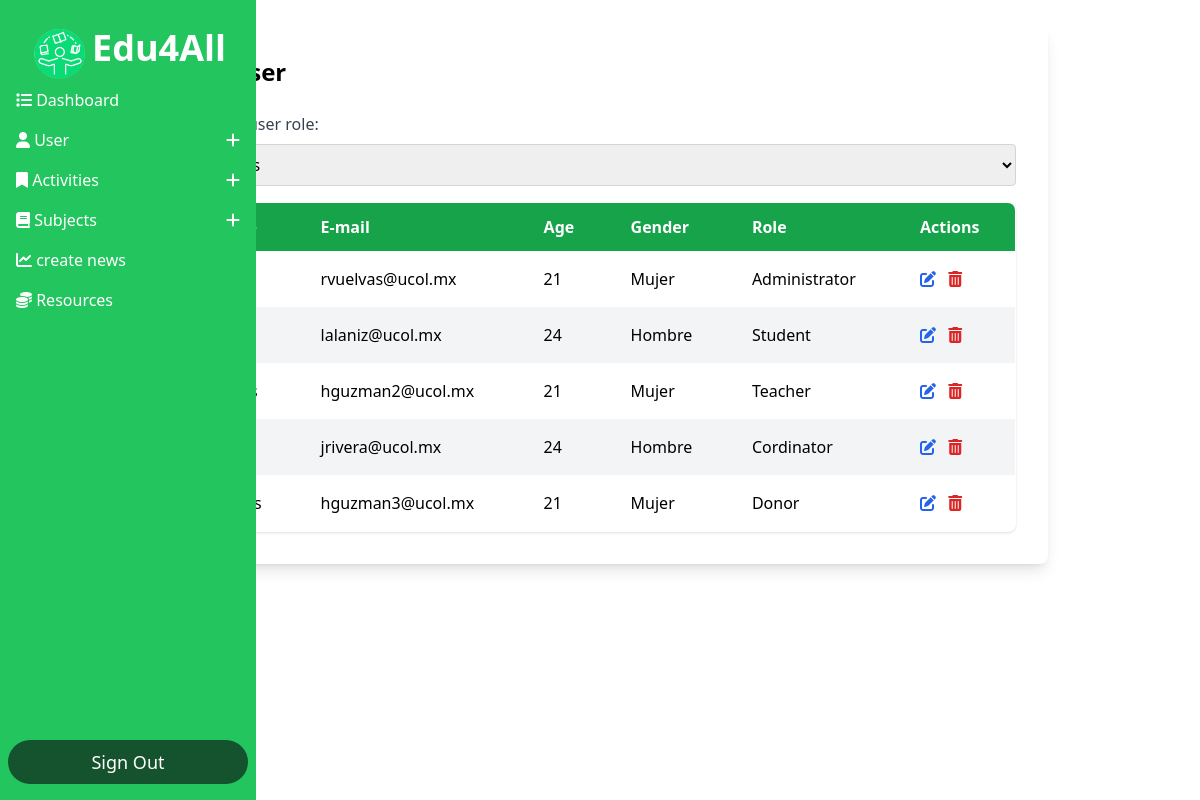
Before: /Dashboard_Admin/dashboard.php?action=listar_usuarios (signed in) with the older database file.
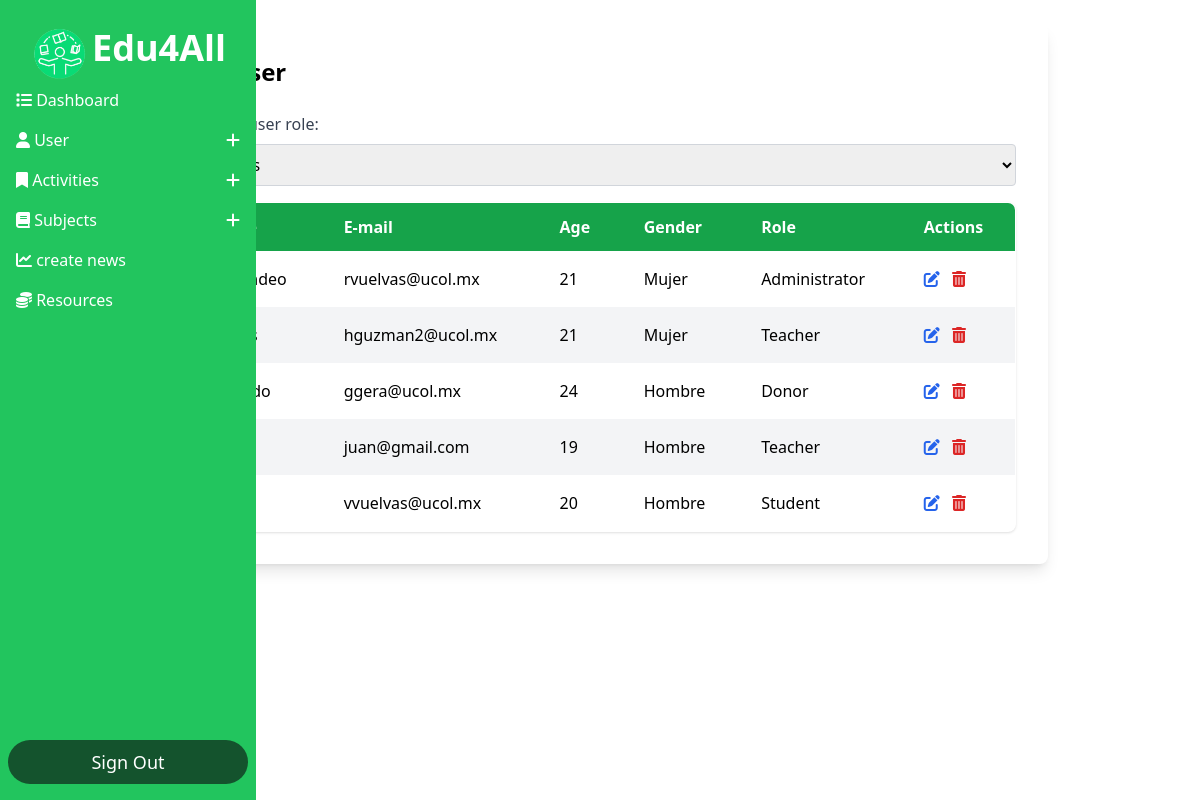
After: the same page with the newer database file.
### tables this page shows
CREATE TABLE `usuarios` (
  `id` int(11) NOT NULL,
  `nombre` varchar(100) DEFAULT NULL,
  `correo` varchar(100) DEFAULT NULL,
  `password` varchar(10) NOT NULL,
  `genero` varchar(10) DEFAULT NULL,
  `edad` int(2) DEFAULT NULL,
  `tipo_usuario` varchar(50) DEFAULT NULL,
  `fecha_nac` date NOT NULL
);

### Dashboard_Admin/manejo_sesiones.php (called while the page is built, shortened)
<?php
    include '../Conexion/contacto.php';
    $showForm3 = isset($_GET['action']) && $_GET['action'] == 'listar_usuarios';
?>

### Conexion/conexion.php (called while the page is built, shortened)
<?php
	class Conexion
	{
		private $host='localhost';
		private $usuario='root';
		private $password = '';
		private $base='escuela';
		public $sentencia;
		private $conexion;
		private function abrir_conexion(){
			$this->conexion = new mysqli($this->host,$this->usuario,$this->password,$this->base);
		}
		public function obtener_sentencia(){
			$result = $this->conexion->query($this->sentencia);
			return $result;
		}
	}
?>

### Conexion/contacto.php (called while the page is built, shortened)
<?php
    include ("conexion.php");
    class Contacto extends Conexion {
        public function consultar(){
            $this->sentencia = "SELECT * FROM usuarios";
            $result = $this->obtener_sentencia();
            return $result;
        }
    }
?>

### Dashboard_Admin/listausuarios.php (the view, shortened to what this page needs)
<?php
require_once("../Conexion/contacto.php");
$obj = new Contacto();
$tipo_usuario = isset($_POST['tipo_usuario']) ? $_POST['tipo_usuario'] : '';
if ($tipo_usuario !== '') {
    $resultado = $obj->consultaxtipo($tipo_usuario);
} else {
    $resultado = $obj->consultar();
}
?>
<div class="max-w-4xl mx-auto bg-white p-8 rounded-lg shadow-lg">
    <h1 class="text-2xl font-bold mb-6">List user</h1>
    <form method="POST" class="mb-4" id="filterForm">
        <label for="tipo_usuario" class="block mb-2 text-gray-700">Filter by user role:</label>
        <select name="tipo_usuario" id="tipo_usuario" class="block w-full p-2 border border-gray-300 rounded" onchange="document.getElementById('filterForm').submit();">
            <option value="">All Roles</option>
        </select>
    </form>
    <table class="min-w-full table-auto border-collapse border border-gray-300 rounded-lg overflow-hidden shadow">
        <thead>
            <tr class="bg-green-600 text-white">
                <th class="px-6 py-3 text-left">Name</th>
                <th class="px-6 py-3 text-left">E-mail</th>
                <th class="px-6 py-3 text-left">Age</th>
                <th class="px-6 py-3 text-left">Gender</th>
                <th class="px-6 py-3 text-left">Role</th>
                <th class="px-6 py-3 text-left">Actions</th>
            </tr>
        </thead>
        <tbody>
            <?php while ($registro = $resultado->fetch_assoc()): ?>
                <tr class="even:bg-gray-100 hover:bg-gray-200">
                    <td class="px-6 py-4"><?php echo htmlspecialchars($registro["nombre"]); ?></td>
                    <td class="px-6 py-4"><?php echo htmlspecialchars($registro["correo"]); ?></td>
                    <td class="px-6 py-4"><?php echo htmlspecialchars($registro["edad"]); ?></td>
                    <td class="px-6 py-4"><?php echo htmlspecialchars($registro["genero"]); ?></td>
                    <td class="px-6 py-4"><?php echo htmlspecialchars($registro["tipo_usuario"]);?></td>
                    <td class="px-6 py-4">
                        <form action="" method="POST" style="display:inline;">
                            <button type="submit" name="modificarBtn" class="relative group text-blue-600 hover:text-blue-800 mr-2">
                                <i class="fas fa-edit"></i>
                            </button>
                        </form>
                        <a href="#" onclick="mostrarModal(<?php echo $registro['id']; ?>)" class="relative group text-red-600 hover:text-red-800">
                            <i class="fas fa-trash-alt"></i>
                        </a>
                    </td>
                </tr>
            <?php endwhile; ?>
        </tbody>
    </table>
</div>

### Dashboard_Admin/dashboard.php (shortened to what this page needs)
<?php
    include 'manejo_sesiones.php';
?>
<!DOCTYPE html>
<html lang="es">
<head>
    <script src="https://cdn.tailwindcss.com"></script>
    <link rel="stylesheet" href="https://cdnjs.cloudflare.com/ajax/libs/font-awesome/6.0.0-beta3/css/all.min.css">
</head>
<body>
    <div class="flex flex-row">
        <?php
            include 'menu.php';
        ?>
        <main class="flex-1 p-6">
            <?php
                if ($showForm3):
                    include 'listausuarios.php';
                endif;
            ?>
        </main>
    </div>
</body>
</html>

### Dashboard_Admin/menu.php (shortened to what this page needs)
<div class="flex flex-col bg-green-500 fixed h-screen justify-between w-64 py-4 px-2">
    <div class="flex items-center text-white text-3xl px-5">
    <div class="flex-shrink-0">
        <img class="w-18 h-16 rounded-full"
             src="../SRC/logoblanco1.png"
             alt="Logo Edu4All">
    </div>
    <b class="ml-0 text-4xl">Edu4All</b>
</div>
    <div class="flex flex-col flex-auto">
        <div class="p-2 hover:bg-green-700 rounded-md transition duration-500 ease-in-out">
            <a href="?action=dashboard" class="flex flex-row space-x-3">
                <h4 class="text-white hover:text-black">
                    <i class="fa-solid fa-list"></i>
                    Dashboard
                </h4>
            </a>
        </div>
        <div class="p-2 hover:bg-green-700 rounded-md transition duration-500 ease-in-out">
            <button id="toggleUsuarios" class="flex flex-row items-center justify-between w-full focus:outline-none">
                <span class="text-white hover:text-black">
                    <i class="fa-solid fa-user"></i>
                    User
                </span>
                <span id="iconUsuarios" class="text-white">
                    <i class="fa fa-plus"></i>
                </span>
            </button>
        </div>
        <div class="p-2 hover:bg-green-700 text-white rounded-md transition duration-500 ease-in-out">
            <button id="toggleActividades" class="flex flex-row items-center justify-between w-full focus:outline-none">
                <span class="text-white hover:text-black">
                    <i class="fa-solid fa-bookmark"></i>
                    Activities
                </span>
                <span id="iconActividades" class="text-white">
                    <i class="fa fa-plus"></i>
                </span>
            </button>
        </div>
        <div class="p-2 hover:bg-green-700 text-white rounded-md transition duration-500 ease-in-out">
            <button id="toggleMaterias" class="flex flex-row items-center justify-between w-full focus:outline-none">
                <span class="text-white hover:text-black">
                    <i class="fa-solid fa-book"></i>
                    Subjects
                </span>
                <span id="iconMaterias" class="text-white">
                    <i class="fa fa-plus"></i>
                </span>
            </button>
        </div>
        <div class="p-2 hover:bg-green-700 rounded-md transition duration-500 ease-in-out">
            <a href="?action=crear_noticias" class="flex flex-row space-x-3">
                <h4 class="text-white hover:text-black">
                    <i class="fa-solid fa-chart-line"></i>
                    create news
                </h4>
            </a>
        </div>
        <div class="p-2 hover:bg-green-700 rounded-md transition duration-500 ease-in-out">
            <a href="#" class="flex flex-row space-x-3">
                <h4 class="text-white hover:text-black">
                    <i class="fa-solid fa-coins"></i>
                    Resources
                </h4>
            </a>
        </div>
    </div>
    <div class="flex flex-col">
        <a class="rounded-full bg-green-900 py-2 text-white text-lg hover:bg-green-700 text-center" href="../logins/logout.php">Sign Out</a>
    </div>
</div>

Changed rows visible on the page:
removed usuarios: correo "lalaniz@ucol.mx", edad "24", genero "Hombre", tipo_usuario "Student"
removed usuarios: correo "jrivera@ucol.mx", edad "24", genero "Hombre", tipo_usuario "Cordinator"
removed usuarios: correo "hguzman3@ucol.mx", edad "21", genero "Mujer", tipo_usuario "Donor"
added usuarios: correo "ggera@ucol.mx", edad "24", genero "Hombre", tipo_usuario "Donor"
added usuarios: correo "juan@gmail.com", edad "19", genero "Hombre", tipo_usuario "Teacher"
added usuarios: correo "vvuelvas@ucol.mx", edad "20", genero "Hombre", tipo_usuario "Student"
